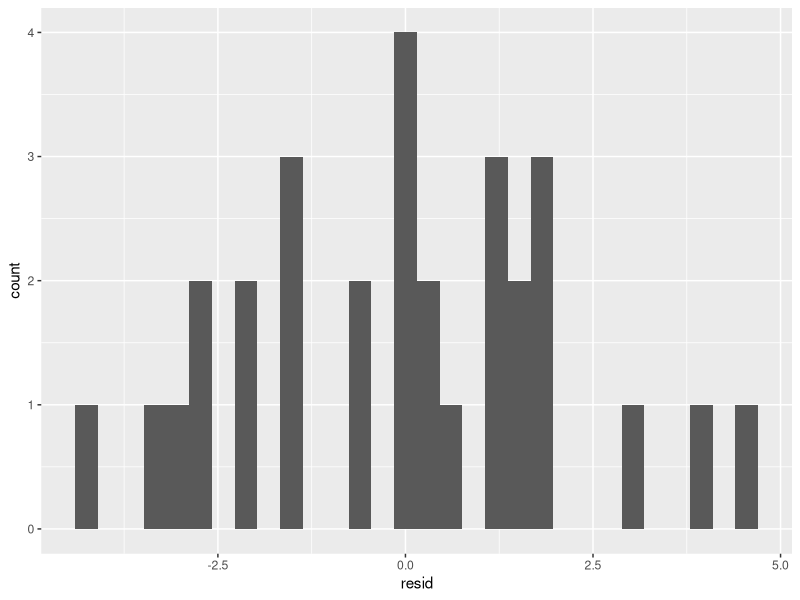
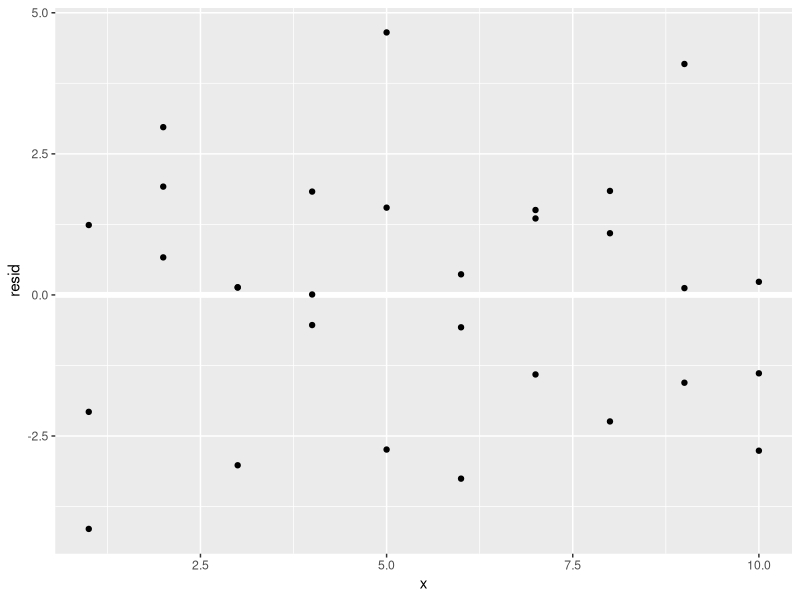
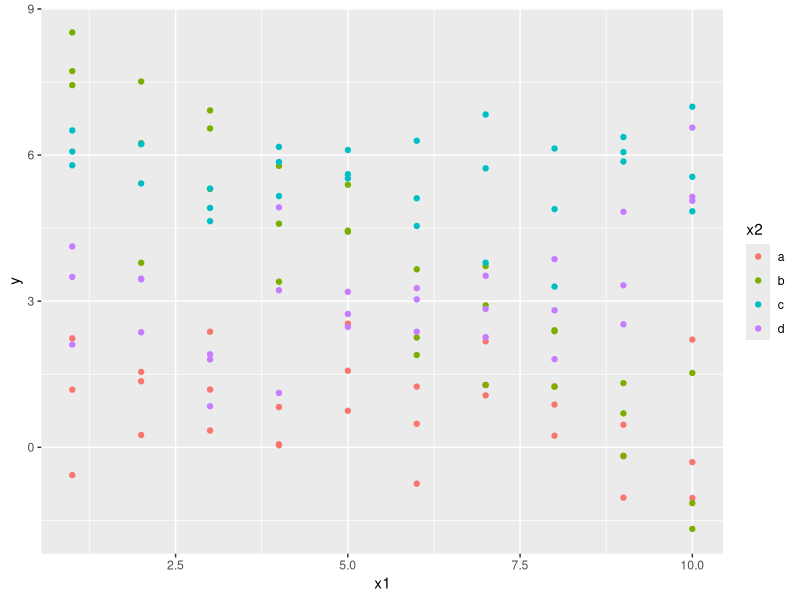
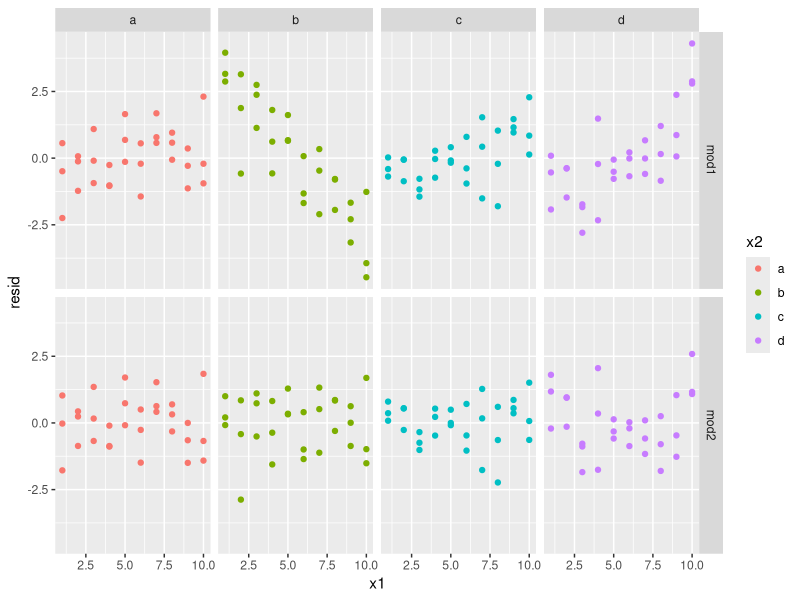

Write R code to recreate these figures, in order.
# R for Data Science
# Modeling, Chapter 23-25

# Package Load ####

library(tidyverse)
library(modelr)
library(ggthemes)

# Residuals ####

# It’s also useful to see what the model doesn’t capture, the so-called residuals which are left after subtracting the predictions from the data. Residuals are powerful because they allow us to use models to remove striking patterns so we can study the subtler trends that remain.

sim1_mod <- lm(y ~ x, data = sim1)

sim1 %>%
  add_residuals(sim1_mod) %>% 
  ggplot(aes(resid)) +
  geom_histogram()

sim1 %>%
  add_residuals(sim1_mod) %>% 
  ggplot(aes(x, resid)) + 
  geom_ref_line(h = 0) +
  geom_point()

# If a model with one predictor fits the data well, the residuals will be randomy distributed at values of the predictor. If however it does not capture a key pattern or source of variation in the data, the residuals will not be evenly distributed.

# Interactions ####

mod1 <- lm(y ~ x1 + x2, data = sim3)
mod2 <- lm(y ~ x1 * x2, data = sim3)

ggplot(sim3, aes(x1, y, colour = x2)) + 
  geom_point()

sim3 %>% 
  gather_residuals(mod1, mod2) %>% 
  ggplot(aes(x1, resid, colour = x2)) + 
  geom_point() + 
  facet_grid(model ~ x2)


